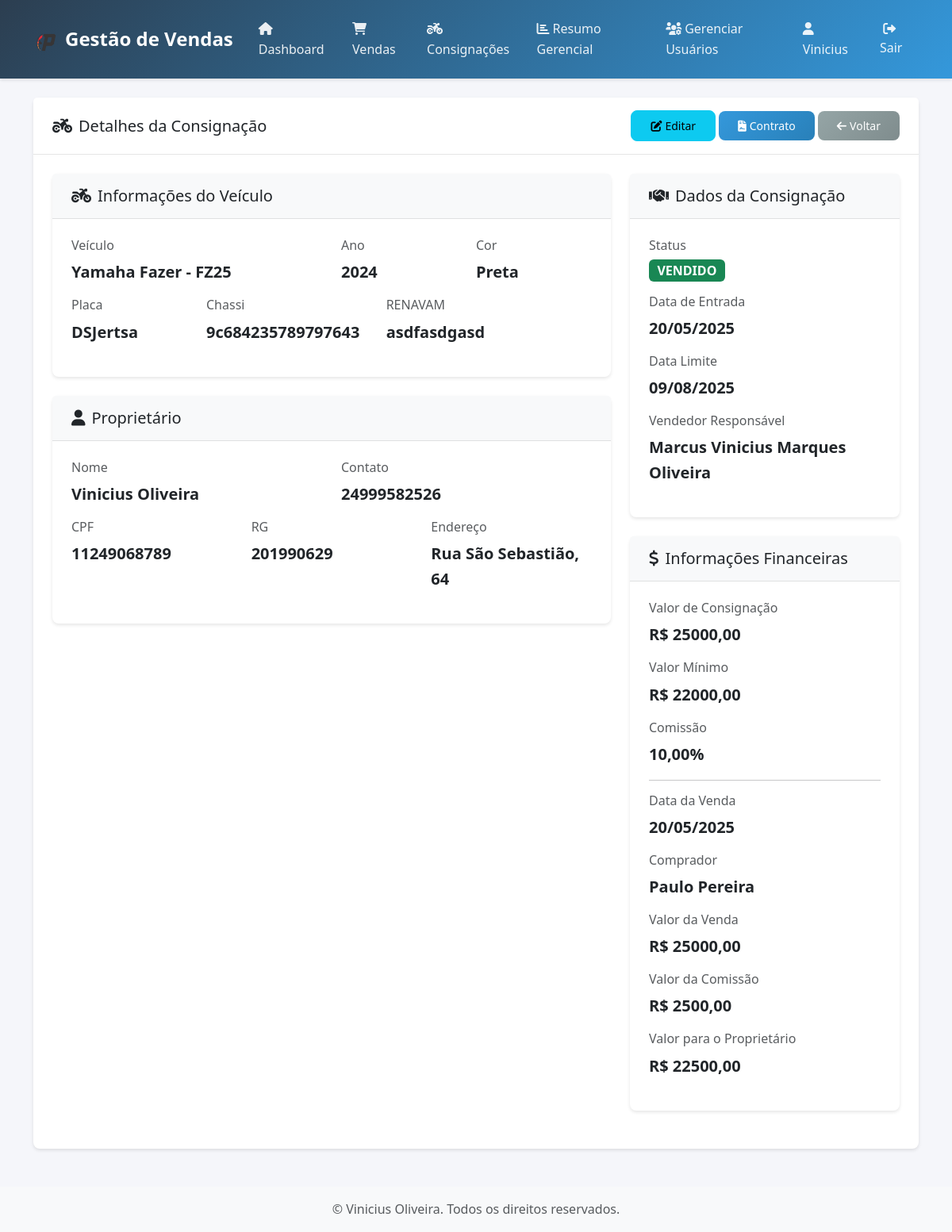
The app's page /consignacoes/1/ (signed in) with its own data.
### core/models.py (models this page shows, shortened)
class Consignacao(models.Model):
    STATUS_CHOICES = [
        ('DISPONÍVEL', 'DISPONÍVEL'),
        ('VENDIDO', 'VENDIDO'),
        ('DEVOLVIDO', 'DEVOLVIDO'),
        ('CANCELADO', 'CANCELADO'),
    ]
    nome_proprietario = models.CharField(max_length=100)
    cpf_proprietario = models.CharField(max_length=14, blank=True, null=True)
    rg_proprietario = models.CharField(max_length=20, blank=True, null=True)
    endereco_proprietario = models.CharField(max_length=200, blank=True, null=True)
    contato_proprietario = models.CharField(max_length=100)
    marca = models.CharField(max_length=50)
    modelo = models.CharField(max_length=100)
    ano = models.CharField(max_length=4)
    cor = models.CharField(max_length=50)
    placa = models.CharField(max_length=8)
    renavam = models.CharField(max_length=11, blank=True, null=True)
    chassi = models.CharField(max_length=17, blank=True, null=True)
    valor_consignacao = models.DecimalField(max_digits=10, decimal_places=2)
    valor_minimo = models.DecimalField(max_digits=10, decimal_places=2, blank=True, null=True)
    comissao_percentual = models.DecimalField(max_digits=5, decimal_places=2, default=5.00)
    data_entrada = models.DateField(default=timezone.now)
    data_limite = models.DateField()
    status = models.CharField(max_length=20, choices=STATUS_CHOICES, default='DISPONÍVEL')
    observacoes = models.TextField(blank=True, null=True)
    vendedor_responsavel = models.ForeignKey(User, on_delete=models.CASCADE)
    data_venda = models.DateField(blank=True, null=True)
    valor_venda = models.DecimalField(max_digits=10, decimal_places=2, blank=True, null=True)
    nome_comprador = models.CharField(max_length=100, blank=True, null=True)
    class Meta:
        verbose_name = 'Consignação'
        verbose_name_plural = 'Consignações'
    @property
    def valor_comissao(self):
        if self.valor_venda:
            return (self.valor_venda * self.comissao_percentual) / 100
        return 0
    @property
    def valor_proprietario(self):
        if self.valor_venda:
            return self.valor_venda - self.valor_comissao
        return 0

### core/views.py (the view)
# urls.py: path('consignacoes/<int:pk>/', views.ConsignacaoDetailView.as_view(), name='consignacao-detail'),
class ConsignacaoDetailView(LoginRequiredMixin, DetailView):
    model = Consignacao
    template_name = 'core/consignacao_detail.html'
    context_object_name = 'consignacao'
    def get_queryset(self):
        if is_master(self.request.user) or is_gerente(self.request.user):
            return Consignacao.objects.all()
        return Consignacao.objects.filter(vendedor_responsavel=self.request.user)

### core/templates/core/consignacao_detail.html (shortened to what this page needs)
{% extends 'core/base.html' %}
{% block content %}
<div class="card">
    <div class="card-header d-flex justify-content-between align-items-center">
        <h5 class="mb-0">
            <i class="fas fa-motorcycle me-2"></i>Detalhes da Consignação
        </h5>
        <div>
            <a href="{% url 'consignacao-update' consignacao.id %}" class="btn btn-sm btn-info">
                <i class="fas fa-edit me-1"></i>Editar
            </a>
            <a href="{% url 'gerar-contrato-consignacao' consignacao.id %}" class="btn btn-sm btn-primary">
                <i class="fas fa-file-contract me-1"></i>Contrato
            </a>
            <a href="{% url 'consignacao-list' %}" class="btn btn-sm btn-secondary">
                <i class="fas fa-arrow-left me-1"></i>Voltar
            </a>
        </div>
    </div>
    <div class="card-body">
        <div class="row">
            <div class="col-md-8">
                <div class="card mb-4">
                    <div class="card-header bg-light">
                        <h5 class="mb-0"><i class="fas fa-motorcycle me-2"></i>Informações do Veículo</h5>
                    </div>
                    <div class="card-body">
                        <div class="row">
                            <div class="col-md-6 mb-3">
                                <h6 class="text-muted">Veículo</h6>
                                <p class="mb-0 fs-5"><strong>{{ consignacao.marca }} {{ consignacao.modelo }}</strong></p>
                            </div>
                            <div class="col-md-3 mb-3">
                                <h6 class="text-muted">Ano</h6>
                                <p class="mb-0 fs-5"><strong>{{ consignacao.ano }}</strong></p>
                            </div>
                            <div class="col-md-3 mb-3">
                                <h6 class="text-muted">Cor</h6>
                                <p class="mb-0 fs-5"><strong>{{ consignacao.cor }}</strong></p>
                            </div>
                            <div class="col-md-3 mb-3">
                                <h6 class="text-muted">Placa</h6>
                                <p class="mb-0 fs-5"><strong>{{ consignacao.placa }}</strong></p>
                            </div>
                            <div class="col-md-4 mb-3">
                                <h6 class="text-muted">Chassi</h6>
                                <p class="mb-0 fs-5"><strong>{{ consignacao.chassi|default:"--" }}</strong></p>
                            </div>
                            <div class="col-md-4 mb-3">
                                <h6 class="text-muted">RENAVAM</h6>
                                <p class="mb-0 fs-5"><strong>{{ consignacao.renavam|default:"--" }}</strong></p>
                            </div>
                        </div>
                    </div>
                </div>
                <div class="card mb-4">
                    <div class="card-header bg-light">
                        <h5 class="mb-0"><i class="fas fa-user me-2"></i>Proprietário</h5>
                    </div>
                    <div class="card-body">
                        <div class="row">
                            <div class="col-md-6 mb-3">
                                <h6 class="text-muted">Nome</h6>
                                <p class="mb-0 fs-5"><strong>{{ consignacao.nome_proprietario }}</strong></p>
                            </div>
                            <div class="col-md-6 mb-3">
                                <h6 class="text-muted">Contato</h6>
                                <p class="mb-0 fs-5"><strong>{{ consignacao.contato_proprietario }}</strong></p>
                            </div>
                            <div class="col-md-4 mb-3">
                                <h6 class="text-muted">CPF</h6>
                                <p class="mb-0 fs-5"><strong>{{ consignacao.cpf_proprietario|default:"--" }}</strong></p>
                            </div>
                            <div class="col-md-4 mb-3">
                                <h6 class="text-muted">RG</h6>
                                <p class="mb-0 fs-5"><strong>{{ consignacao.rg_proprietario|default:"--" }}</strong></p>
                            </div>
                            <div class="col-md-4 mb-3">
                                <h6 class="text-muted">Endereço</h6>
                                <p class="mb-0 fs-5"><strong>{{ consignacao.endereco_proprietario|default:"--" }}</strong></p>
                            </div>
                        </div>
                    </div>
                </div>
            </div>
            <div class="col-md-4">
                <div class="card mb-4">
                    <div class="card-header bg-light">
                        <h5 class="mb-0"><i class="fas fa-handshake me-2"></i>Dados da Consignação</h5>
                    </div>
                    <div class="card-body">
                        <div class="mb-3">
                            <h6 class="text-muted">Status</h6>
                            {% if consignacao.status == 'DISPONÍVEL' %}
                                <p class="mb-0"><span class="badge bg-primary fs-6">{{ consignacao.status }}</span></p>
                            {% elif consignacao.status == 'VENDIDO' %}
                                <p class="mb-0"><span class="badge bg-success fs-6">{{ consignacao.status }}</span></p>
                            {% elif consignacao.status == 'DEVOLVIDO' %}
                                <p class="mb-0"><span class="badge bg-warning fs-6">{{ consignacao.status }}</span></p>
                            {% elif consignacao.status == 'CANCELADO' %}
                                <p class="mb-0"><span class="badge bg-secondary fs-6">{{ consignacao.status }}</span></p>
                            {% endif %}
                        </div>
                        <div class="mb-3">
                            <h6 class="text-muted">Data de Entrada</h6>
                            <p class="mb-0 fs-5"><strong>{{ consignacao.data_entrada|date:"d/m/Y" }}</strong></p>
                        </div>
                        <div class="mb-3">
                            <h6 class="text-muted">Data Limite</h6>
                            <p class="mb-0 fs-5"><strong>{{ consignacao.data_limite|date:"d/m/Y" }}</strong></p>
                        </div>
                        <div class="mb-3">
                            <h6 class="text-muted">Vendedor Responsável</h6>
                            <p class="mb-0 fs-5"><strong>{{ consignacao.vendedor_responsavel.get_full_name|default:consignacao.vendedor_responsavel.username }}</strong></p>
                        </div>
                    </div>
                </div>
                <div class="card mb-4">
                    <div class="card-header bg-light">
                        <h5 class="mb-0"><i class="fas fa-dollar-sign me-2"></i>Informações Financeiras</h5>
                    </div>
                    <div class="card-body">
                        <div class="mb-3">
                            <h6 class="text-muted">Valor de Consignação</h6>
                            <p class="mb-0 fs-5"><strong>R$ {{ consignacao.valor_consignacao|floatformat:2 }}</strong></p>
                        </div>
                        <div class="mb-3">
                            <h6 class="text-muted">Valor Mínimo</h6>
                            <p class="mb-0 fs-5"><strong>R$ {{ consignacao.valor_minimo|default:"--" }}</strong></p>
                        </div>
                        <div class="mb-3">
                            <h6 class="text-muted">Comissão</h6>
                            <p class="mb-0 fs-5"><strong>{{ consignacao.comissao_percentual }}%</strong></p>
                        </div>
                        {% if consignacao.status == 'VENDIDO' %}
                        <hr>
                        <div class="mb-3">
                            <h6 class="text-muted">Data da Venda</h6>
                            <p class="mb-0 fs-5"><strong>{{ consignacao.data_venda|date:"d/m/Y" }}</strong></p>
                        </div>
                        <div class="mb-3">
                            <h6 class="text-muted">Comprador</h6>
                            <p class="mb-0 fs-5"><strong>{{ consignacao.nome_comprador }}</strong></p>
                        </div>
                        <div class="mb-3">
                            <h6 class="text-muted">Valor da Venda</h6>
                            <p class="mb-0 fs-5"><strong>R$ {{ consignacao.valor_venda|floatformat:2 }}</strong></p>
                        </div>
                        <div class="mb-3">
                            <h6 class="text-muted">Valor da Comissão</h6>
                            <p class="mb-0 fs-5"><strong>R$ {{ consignacao.valor_comissao|floatformat:2 }}</strong></p>
                        </div>
                        <div class="mb-3">
                            <h6 class="text-muted">Valor para o Proprietário</h6>
                            <p class="mb-0 fs-5"><strong>R$ {{ consignacao.valor_proprietario|floatformat:2 }}</strong></p>
                        </div>
                        {% endif %}
                    </div>
                </div>
            </div>
        </div>
    </div>
</div>
{% endblock %}

### core/templates/core/base.html (shortened to what this page needs)
{% load static %}
<!DOCTYPE html>
<html lang="pt-br">
<head>
    <link href="https://cdn.jsdelivr.net/npm/bootstrap@5.3.2/dist/css/bootstrap.min.css" rel="stylesheet">
    <link rel="stylesheet" href="https://cdnjs.cloudflare.com/ajax/libs/font-awesome/6.0.0-beta3/css/all.min.css">
    <link href="{% static 'core/css/style.css' %}" rel="stylesheet">
</head>
<body>
    <nav class="navbar navbar-expand-lg navbar-dark">
        <div class="container">
            <a class="navbar-brand" href="{% url 'dashboard' %}">
                <img src="{% static 'core/contratos_html/images/logo.png' %}" alt="Logo Prado" style="height:32px; margin-right:8px; vertical-align:middle;">Gestão de Vendas
            </a>
            <div class="collapse navbar-collapse" id="navbarNav">
                <ul class="navbar-nav me-auto">
                    {% if user.is_authenticated %}
                        <li class="nav-item">
                            <a class="nav-link" href="{% url 'dashboard' %}">
                                <i class="fas fa-home me-1"></i>Dashboard
                            </a>
                        </li>
                        <li class="nav-item">
                            <a class="nav-link" href="{% url 'venda-list' %}">
                                <i class="fas fa-shopping-cart me-1"></i>Vendas
                            </a>
                        </li>
                        <li class="nav-item">
                            <a class="nav-link" href="{% url 'consignacao-list' %}">
                                <i class="fas fa-motorcycle me-1"></i>Consignações
                            </a>
                        </li>
                                                {% if user.perfil.tipo == 'master' or user.perfil.tipo == 'gerente' %}                        <li class="nav-item">                            <a class="nav-link" href="{% url 'resumo-gerencial' %}">                                <i class="fas fa-chart-bar me-1"></i>Resumo Gerencial                            </a>                        </li>                        <li class="nav-item">                            <a class="nav-link" href="{% url 'usuario-list' %}">                                <i class="fas fa-users-cog me-1"></i>Gerenciar Usuários                            </a>                        </li>                        {% endif %}
                    {% endif %}
                </ul>
                <ul class="navbar-nav">
                    {% if user.is_authenticated %}
                        <li class="nav-item">
                            <span class="nav-link">
                                <i class="fas fa-user me-1"></i>{{ user.username }}
                            </span>
                        </li>
                        <li class="nav-item">
                            <form method="post" action="{% url 'logout' %}" style="display:inline;">
                                <button type="submit" class="nav-link btn btn-link" style="padding: 0; color: inherit;">
                                    <i class="fas fa-sign-out-alt me-1"></i>Sair
                                </button>
                            </form>
                        </li>
                    {% else %}
                        <li class="nav-item">
                            <a class="nav-link" href="{% url 'login' %}">
                                <i class="fas fa-sign-in-alt me-1"></i>Entrar
                            </a>
                        </li>
                    {% endif %}
                </ul>
            </div>
        </div>
    </nav>
    <div class="container mt-4">
        {% block content %}
        {% endblock %}
    </div>
    <footer class="footer mt-5 py-3 bg-light">
        <div class="container text-center">
            <span class="text-muted">© Vinicius Oliveira. Todos os direitos reservados.</span>
        </div>
    </footer>
</body>
</html>

### records on screen
Consignacao: marca "Yamaha", modelo "Fazer - FZ25", ano "2024", cor "Preta", placa "DSJertsa", chassi "9c684235789797643", renavam "asdfasdgasd", nome_proprietario "Vinicius Oliveira", contato_proprietario "24999582526", cpf_proprietario "11249068789", rg_proprietario "201990629", endereco_proprietario "Rua São Sebastião, 64", status "VENDIDO", data_entrada "20/05/2025", data_limite "09/08/2025", vendedor_responsavel.get_full_name "Marcus Vinicius Marques Oliveira", valor_consignacao "25000,00", valor_minimo "22000,00", comissao_percentual "10,00", data_venda "20/05/2025", nome_comprador "Paulo Pereira", valor_venda "25000,00", valor_comissao "2500,00", valor_proprietario "22500,00"

### other values on screen
{{ user.username }} "Vinicius"
